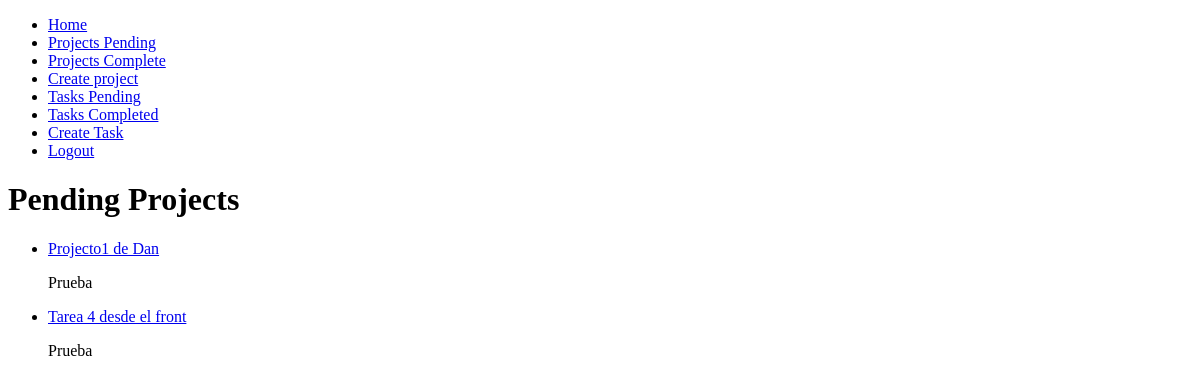
Page /projects/pending/ (signed in) on the earlier database version.
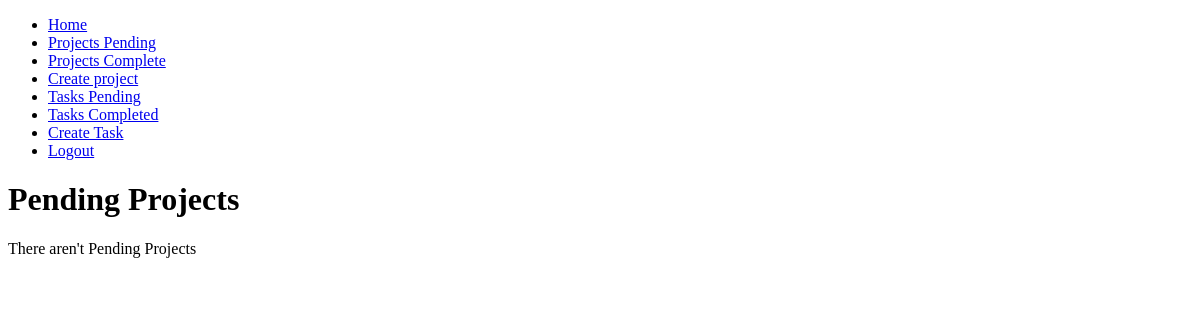
Same page on the later database version.
### project/models.py (models this page shows, shortened)
class Project(models.Model):
    project_id = models.AutoField(primary_key=True)
    name_project = models.CharField(max_length=100)
    category = models.CharField(max_length=50)
    date_completed = models.DateTimeField(null = True, blank=True)
    complete = models.BooleanField(default=False)
    user = models.ForeignKey(User, on_delete=models.CASCADE)
    created_at = models.DateTimeField(auto_now_add=True)
    updated_at = models.DateTimeField(auto_now=True)

### project/views.py (the view)
# urls.py: path('pending/', project, name='projects'),
@login_required
def project(request):
    title = 'Pending Projects'
    projects = Project.objects.filter(user=request.user, date_completed__isnull=True)
    return render(request, 'project/project.html',{
        'title': title,
        'projects': projects
    })

### project/templates/project/project.html (shortened to what this page needs)
{% extends 'base.html' %}
{% block content %}
    <h1>{{ title }}</h1>
    {% if projects %}
        <ul>
            {% for project in projects %}
            <li>
                <a href="{% url 'project_detail' project.project_id %}">
                    {{project.name_project}}
                </a>
                    <p>{{ project.category }}</p>
            </li>
            {% endfor %}
        </ul>
    {% else %}
        <p>There aren't {{ title }}</p>
    {% endif %}
{% endblock %}

Differences in the rows shown:
no longer on this page (row edited): Project: name_project "Projecto1 de Dan", category "Prueba"
no longer on this page (row edited): Project: name_project "Tarea 4 desde el front", category "Prueba"
Other differences:
{{ title }}: (not shown) → "Pending Projects"
text now shown: "There aren't"
